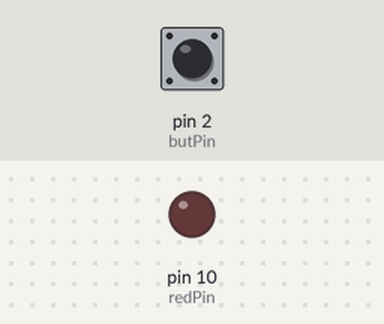
This sketch was run on a simulated Arduino Uno, built with avr-gcc and run on an emulated ATmega328P. Parts: output pins drawn as LEDs (lit = HIGH). Inputs (shaded band) come from the test bench; at power-on: pin 2 (butPin) HIGH.

Above: at 1.2 s.
1.3 s: pin 2 (butPin) pulled LOW for 0.15 s
At 2.0 s:
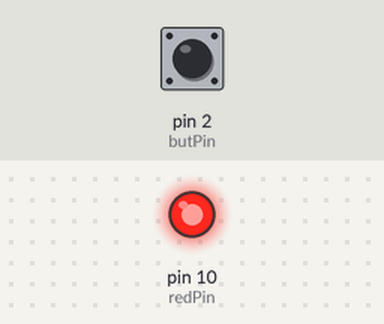
2.9 s: pin 2 (butPin) pulled LOW for 1 s
At 4.5 s:
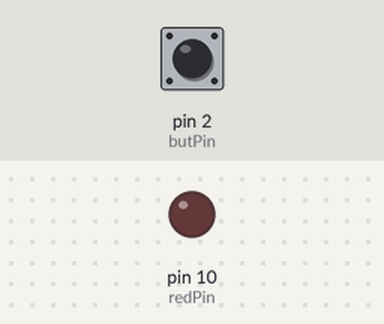
5.4 s: pin 2 (butPin) pulled LOW for 3.2 s
At 9.3 s:
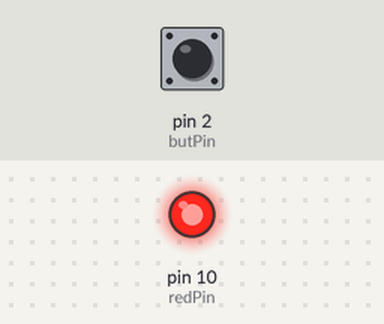
Timing chart, 0 to 10.8 s (numbered marks = the images above; inputs shaded):
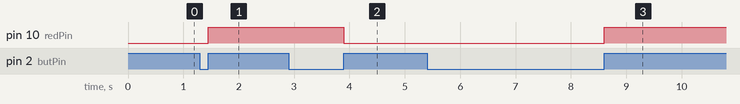

Measured:
- after the input at 1.3 s, pin 10 (redPin): LOW → HIGH after 0.15 s
- after the input at 2.9 s, pin 10 (redPin): HIGH → LOW after 1.0 s
- after the input at 5.4 s, pin 10 (redPin): LOW → HIGH after 3.2 s

The sketch:

Toggle_LED.ino
```cpp
int butPin=2;
int butVal;
int LED=0;
int br=9600;
int dt = 100;
int redPin=10;
void setup() {
  // put your setup code here, to run once:
  Serial.begin(br);
  pinMode(butPin, INPUT);
  pinMode(redPin, OUTPUT);
}

void loop() {
  // put your main code here, to run repeatedly:
  butVal = digitalRead(butPin);
  // Serial.println(butVal);

  if (butVal==0 && LED==0) {
    while(digitalRead(butPin)==0){}
    digitalWrite(redPin,HIGH);
    LED=1;
    delay(dt);
    // while(butVal==1){}
    while (digitalRead(butPin)==1) {
    // Serial.println("ON");
    }
  }


  if (butVal==0 && LED==1) {
    while(digitalRead(butPin)==0){}
    digitalWrite(redPin,LOW);
    LED=0;
    delay(dt);
    while (digitalRead(butPin)==1){
      // Serial.println("OFF");
    }

  }
}
```
